Frame 1 (no input): blank canvas, image omitted
Frame 60 (the mouse pressed at the canvas centre just before this capture): blank canvas, image omitted
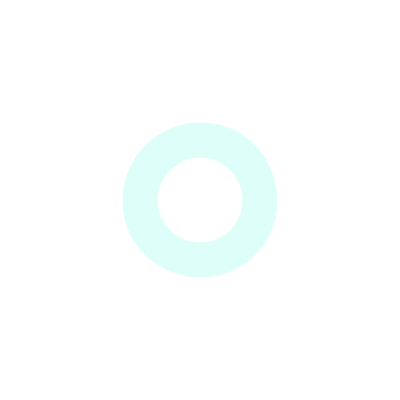
Frame 120 (the mouse held since frame 60 and released just before this capture)

The Processing sketch whose frames 1 and 60 were blank and that drew this single picture after the mouse press (run headless with seeded random() and noise(); from frame 60 on, the mouse is pressed at the canvas centre):

// Processing sketch: processing_57654
// ── processing_57654.pde

ArrayList stars = new ArrayList();
int lifetime = 255;

void setup() {
  size(400,400);
  smooth();
  colorMode(HSB);
}

void draw(){
  background(255);
  
  if (mouseX!=pmouseX || mouseY!=pmouseY){
    PVector pos = new PVector(mouseX,mouseY);
    stars.add(new Star(pos));
  }
  
  for (int i=0; i<stars.size(); i++) {
    Star stari = (Star) stars.get(i);
    stari.life+=2;
    if(stari.life>=lifetime) {
      stars.remove(i);
    }
    stari.display();
  }
}

class Star {
  PVector pos;
  int life;
  float rad;
  
  Star(PVector posin) {
    pos=posin;
    life=0;
    rad=random(10,50);
  }
  
  void display() {
    noFill();
    stroke(life,123-life/2,255,255-life);
    strokeWeight(life);
    ellipse(pos.x,pos.y,rad,rad);
 }
}
